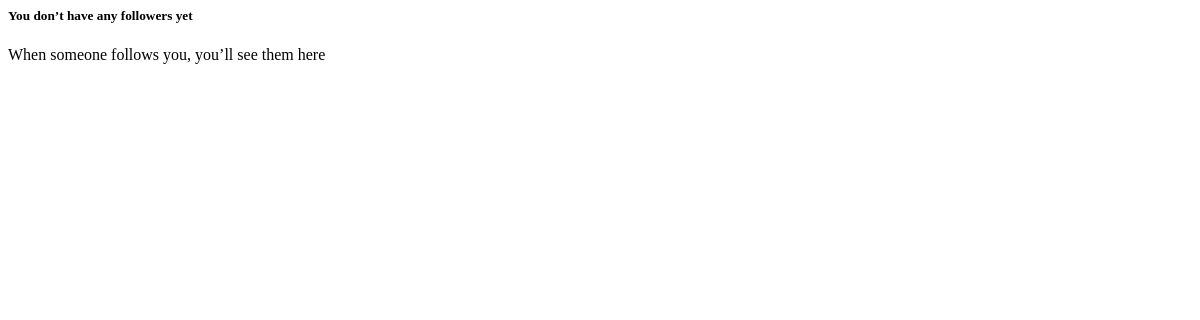
Page /user/Wildcard/followers (signed in) on the earlier database version.
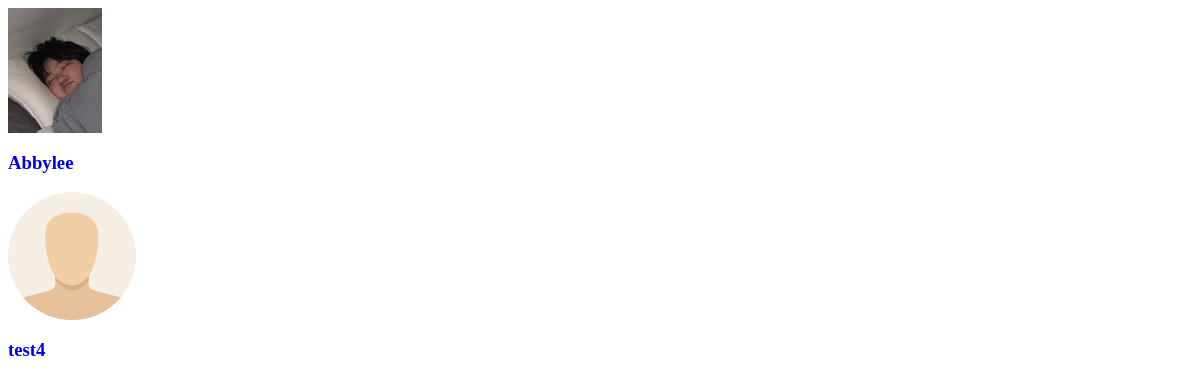
Same page on the later database version.
### myBlogApp/models.py (models this page shows, shortened)
class User(UserMixin, db.Model):
    id = db.Column(db.Integer, primary_key=True)
    username = db.Column(db.String(64), index=True, unique=True)
    email = db.Column(db.String(120), index=True, unique=True)
    image_file = db.Column(db.String(200), default='default.png')
    password_hash = db.Column(db.String(128))
    about_me = db.Column(db.String(140))
    last_seen = db.Column(db.DateTime, default=datetime.utcnow())
    posts = db.relationship('Post', backref='author', foreign_keys='Post.user_id', lazy=True)
    comments = db.relationship('Comment', backref='c_author', foreign_keys='Comment.author_id', lazy='dynamic')
    followed = db.relationship(
        'User', secondary=followers,
        primaryjoin=(followers.c.follower_id == id),
        secondaryjoin=(followers.c.followed_id == id),
        backref=db.backref('followers', lazy='dynamic'), lazy='dynamic')
    liked = db.relationship('Like_Post', foreign_keys='Like_Post.liked_user_id', backref='liked_author', lazy='dynamic')
    message_sent = db.relationship('Message', foreign_keys='Message.sender_id', backref='author', lazy='dynamic')
    message_received = db.relationship('Message', foreign_keys='Message.recipient_id', backref='recipient', lazy='dynamic')
    last_message_read_time = db.Column(db.DateTime)
    notifications = db.relationship('Notification', foreign_keys='Notification.notification_user_id',
                                    backref='notification_user', lazy='dynamic')

### myBlogApp/routes.py (the view)
@app.route('/user/<string:username>/followers')
@login_required
def show_follower(username):
    user = User.query.filter_by(username=username).first_or_404()
    followers = user.followers.all()
    num = user.followers.count()
    page = request.args.get('page', 1, type=int)
    posts = Post.query.filter_by(author=user).order_by(Post.timestamp.desc()).paginate(page=page, per_page=5)
    return render_template('followers.html', followers=followers, num=num, user=user, posts=posts)

### myBlogApp/models.py (called while the page is built)
@login.user_loader
def load_user(id):
    return User.query.get(int(id))

    @classmethod
    def before_commit(cls, session):
        session._changes = {
            'add': list(session.new),
            'update': list(session.dirty),
            'delete': list(session.deleted)
        }

    @classmethod
    def after_commit(cls, session):
        for obj in session._changes['add']:
            if isinstance(obj, SearchableMixin):
                add_to_index(obj.__tablename__, obj)
        for obj in session._changes['update']:
            if isinstance(obj, SearchableMixin):
                add_to_index(obj.__tablename__, obj)
        for obj in session._changes['delete']:
            if isinstance(obj, SearchableMixin):
                remove_from_index(obj.__tablename__, obj)
        session._changes = None

### myBlogApp/routes.py (called while the page is built)
@app.before_request
def before_request():
    if current_user.is_authenticated:
        current_user.last_seen = datetime.utcnow()
        db.session.commit()
        g.search_form = SearchForm()

### myBlogApp/templates/followers.html (shortened to what this page needs)
    {% if num > 0 %}
        {% for follower in followers %}
                <div class="content-section border-w-0">
                    <div class="media">
                    <a class="mr-1" href="{{ url_for('user_posts', username=follower.username) }}">
                        <img class="rounded-circle article-img" src="{{ url_for('static', filename='profile/' + follower.image_file) }}"></a>
                        <div class="media-body">
                            <a class="mr-1" style="text-decoration: none;" href="{{ url_for('user_posts', username=follower.username) }}">
                                <h3 class="account-heading ">{{ follower.username }}</h3></a>
                        </div>
                    </div>
                </div>
        {% endfor %}
    {% else %}
        <div class="content-section">
            <div class="media">
                <div class="media-body">
                    <h5>
                        You don’t have any followers yet
                    </h5>
                    <p>
                        When someone follows you, you’ll see them here
                    </p>
                </div>
            </div>
        </div>
    {% endif %}

Differences in the rows shown:
added User: image_file (picture), username "Abbylee"
added User: image_file (placeholder picture), username "test4"
Other differences:
text no longer shown: "You don’t have any followers yet When someone follows you, you’ll see them here"
